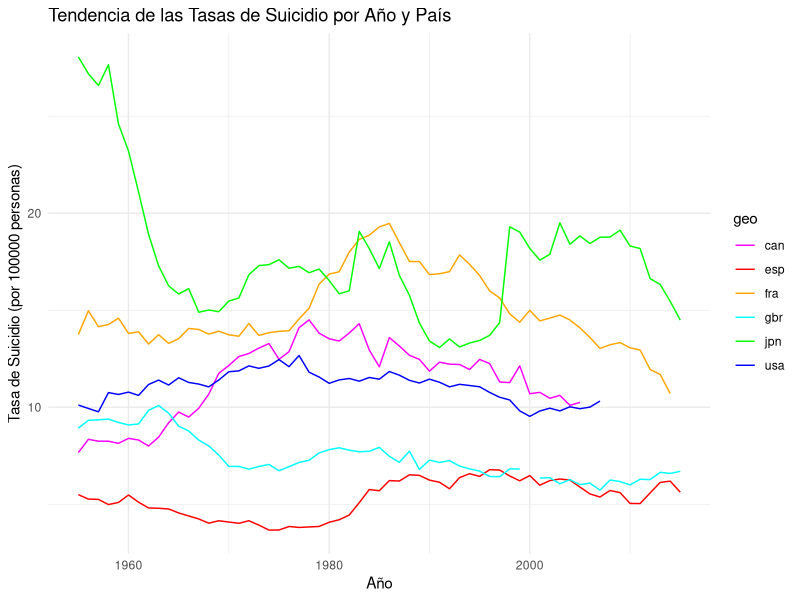
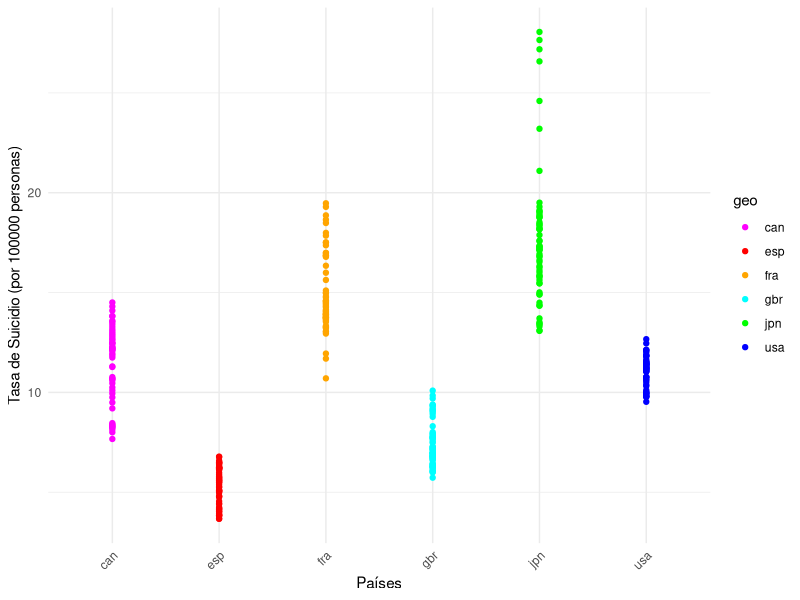
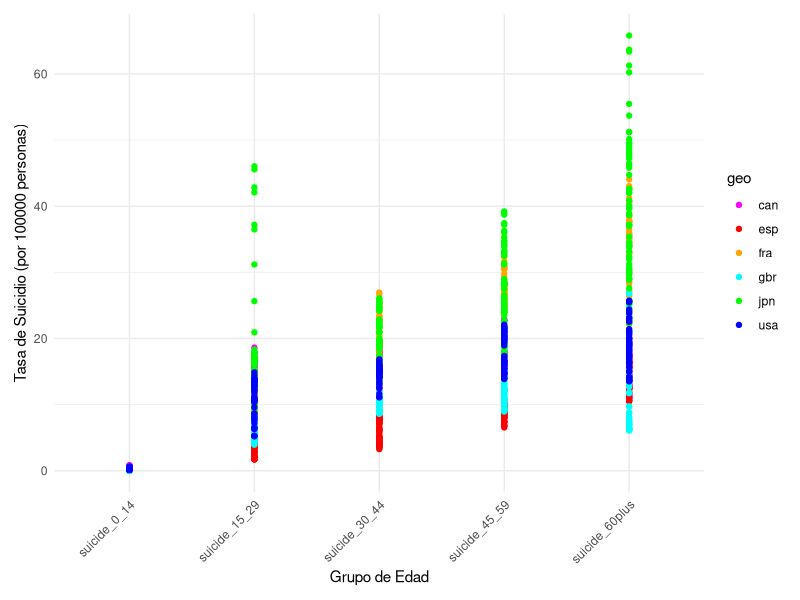
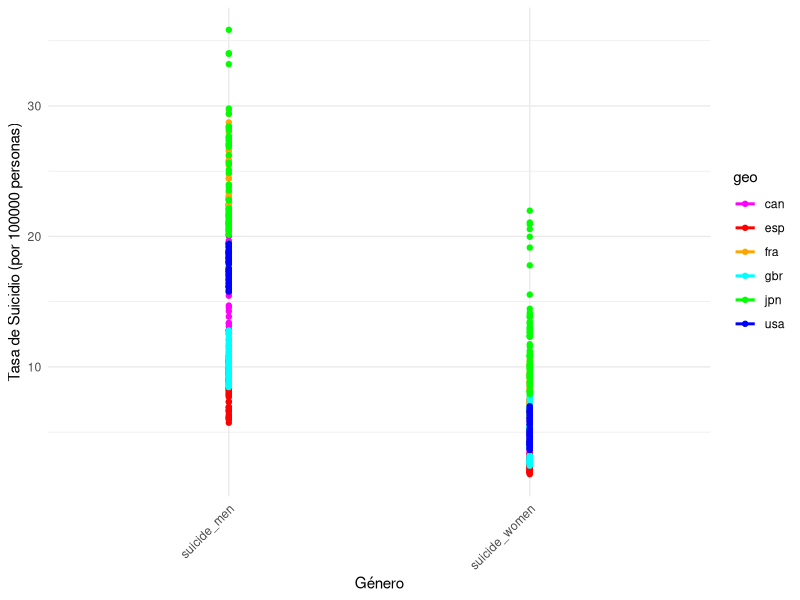

Here is the R script that generated these plots, in order:
## ---- chunk 1
#install.packages("kableExtra")
library(tidyverse)
library(knitr)
library(kableExtra)
## ---- chunk 2
# Leer y procesar los datos
df <- read.csv("filtered_df.csv")


# Filtrar los datos para incluir solo los años de 1955 a 2015
df <- df %>% filter(time >= 1955 & time <= 2015)

# Dividir los años en hasta 5 períodos
df <- df %>% 
  mutate(year_category = case_when(
    time >= 1955 & time <= 1969 ~ "1955 a 1969",
    time >= 1970 & time <= 1984 ~ "1970 a 1984",
    time >= 1985 & time <= 1999 ~ "1985 a 1999",
    time >= 2000 & time <= 2015 ~ "2000 a 2015",
  ))

# Calcular indicadores resumen
summary_table <- df %>% 
  group_by(year_category) %>% 
  summarise(
    Total_Suicides = sum(suicide_total, na.rm = TRUE),
    Average_Suicides = mean(suicide_total, na.rm = TRUE),
    Median_Suicides = median(suicide_total, na.rm = TRUE)
  )

# Mostrar la tabla en formato bonito
kable(summary_table, caption = "Tabla Resumen de Indicadores por Categoría de Año") %>%
  kable_styling(bootstrap_options = c("striped", "hover", "condensed"))
## ---- chunk 3
# Filtrar y preparar los datos para el gráfico
top_countries <- c("usa", "gbr", "jpn", "fra", "can", "esp")
filtered_df <- df %>% filter(geo %in% top_countries)

custom_colors <- c(
  "usa" = "blue",
  "gbr" = "cyan",
  "jpn" = "green",
  "fra" = "orange",
  "can" = "magenta",
  "esp" = "red"
)

# Generar el gráfico
ggplot(filtered_df, aes(x = time, y = suicide_total, color = geo)) +
  geom_line() +
  scale_color_manual(values = custom_colors) +
  labs(title = "Tendencia de las Tasas de Suicidio por Año y País", x = "Año", 
       y = "Tasa de Suicidio (por 100000 personas)") +
  theme_minimal()
## ---- chunk 4
filtered_data <- df

# Filtrar e preparar os dados para o gráfico
ggplot(filtered_data, aes(x = geo, y = suicide_total)) +
  geom_point(aes(color = geo)) +
  geom_smooth(method = "lm", se = FALSE) +
  scale_color_manual(values = custom_colors) +
  labs(x = "Países", y = "Tasa de Suicidio (por 100000 personas)") +
  theme_minimal() +
  theme(axis.text.x = element_text(angle = 45, hjust = 1))
## ---- chunk 5
filtered_data <- df

# Filtrar e preparar os dados para o gráfico
ggplot(filtered_data %>%
         gather(key = "age_group", value = "suicides", suicide_0_14:suicide_60plus) %>%
         filter(!is.na(suicides)), 
       aes(x = age_group, y = suicides)) +
  geom_point(aes(color = geo)) +
  geom_smooth(method = "lm", se = FALSE) +
  scale_color_manual(values = custom_colors) +
  labs(x = "Grupo de Edad", y = "Tasa de Suicidio (por 100000 personas)") +
  theme_minimal() +
  theme(axis.text.x = element_text(angle = 45, hjust = 1),
        plot.margin = margin(10, 10, 10, 10)) # Ajusta as margens do gráfico
## ---- chunk 6
filtered_data <- df

# Filtrar e preparar os dados para o gráfico
ggplot(filtered_data %>%
         gather(key = "gender", value = "suicides", suicide_men, suicide_women) %>%
         filter(!is.na(suicides)), 
       aes(x = gender, y = suicides, color = geo)) +
  geom_point(aes(color = geo)) +
  geom_smooth(method = "lm", se = FALSE) +
  scale_color_manual(values = custom_colors) +
  labs(x = "Género", y = "Tasa de Suicidio (por 100000 personas)") +
  theme_minimal() +
  theme(axis.text.x = element_text(angle = 45, hjust = 1))
